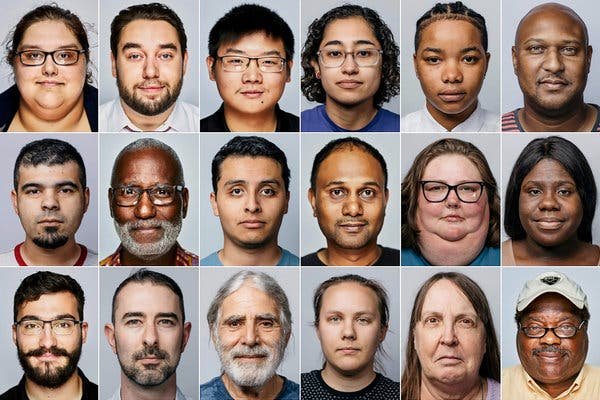
#> input picture filter_app/tests/test_data/photos/test1.png, 600 x 400 px, found by its file name
$ python contrast_command.py
#> lines starting #> are read from the running program, lines starting #| are printed output that depends on the picture
### filter_app/filters/change_contrast.py
from PIL import Image, ImageEnhance
import PIL
from filter_app.filters.filter import ImageFilter
from filter_app.image.base_image import Image
from filter_app.config_filter.config_default import DEFAULT_FACTOR


class Contrast(ImageFilter):
    def __init__(self, image, name_of_filter):
        self.image = image.pillow_image
        self.name_of_filter = name_of_filter

    def _contrast(self):
        enhancer = ImageEnhance.Contrast(self.image)
        # factor = int(input("enter a factor "))
        im_convert = enhancer.enhance(DEFAULT_FACTOR)
        return Image("contrast filter", im_convert)


    def apply_filter(self):
        return self._contrast()


# [5 lines that do not run on import are left out]

### filter_app/image/base_image.py
class Image:
    def __init__(self, name, pillow_image):
        self.name = name
        self.pillow_image = pillow_image

    def save_file(self, path='./', name='untitled1.png'):
        self.pillow_image.save(name)

### filter_app/commands/contrast_command.py
from filter_app.commands.command import ConcreteCommand
from filter_app.image.base_image import Image
from filter_app.filters.change_contrast import Contrast
import PIL


class ContrastCommand(ConcreteCommand):
    apply_name = "Applied contrast filter"

    def __init__(self, image, name=None):
        self.image = image
        self.name = name

    def undo(self):
        self.image = self.backup

    def save_image(self):
        self.backup = self.image

    def execute(self, new_image=None):
        if not(new_image is None):
            self.image = new_image
        negative_filter = Contrast(image=self.image, name_of_filter='change brightness command' + self.image.name)
        return negative_filter.apply_filter()


if __name__ == '__main__':
    img = PIL.Image.open("/Users/nicktrynus/Projects/filter/filter_app/tests/test_data/photos/test1.png")
#> img is the input picture: PIL image 600x400 RGB; mean R, G, B 147.8, 128.4, 119.9
    base_image = Image("rotate photo", img)
    test_image = ContrastCommand(base_image).execute()
#> in _contrast, `im_convert = enhancer.enhance(DEFAULT_FACTOR)`:
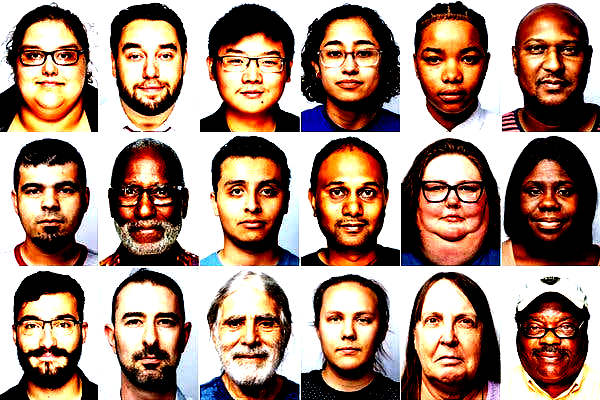
#> im_convert: PIL image 600x400 RGB; mean R, G, B 165.1, 136.2, 119.9
    # test_image.apply_filter()
    PIL.Image._show(test_image.pillow_image)

$ run again, with filter_app/tests/test_data/photos/test0.jpg saved as filter_app/tests/test_data/photos/test1.png
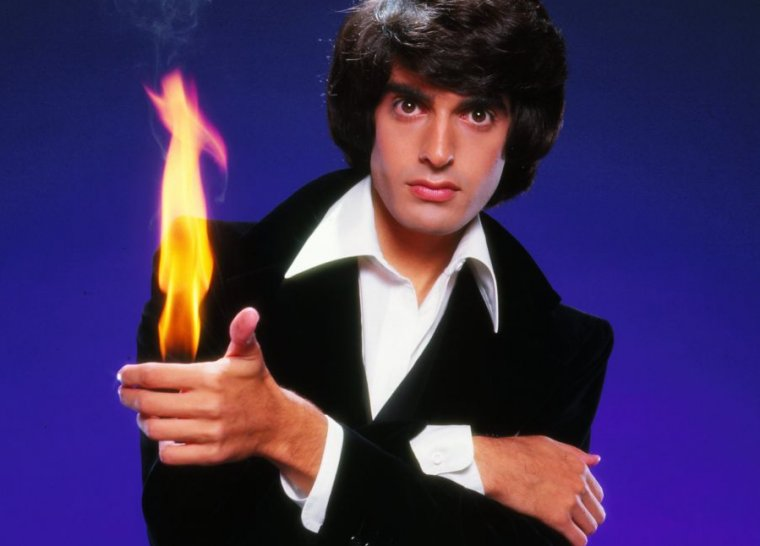
#> input picture filter_app/tests/test_data/photos/test0.jpg, 760 x 546 px, found by its file name
#> img is the input picture: PIL image 760x546 RGB; mean R, G, B 64.6, 48, 91.1
#> in _contrast, `im_convert = enhancer.enhance(DEFAULT_FACTOR)`:
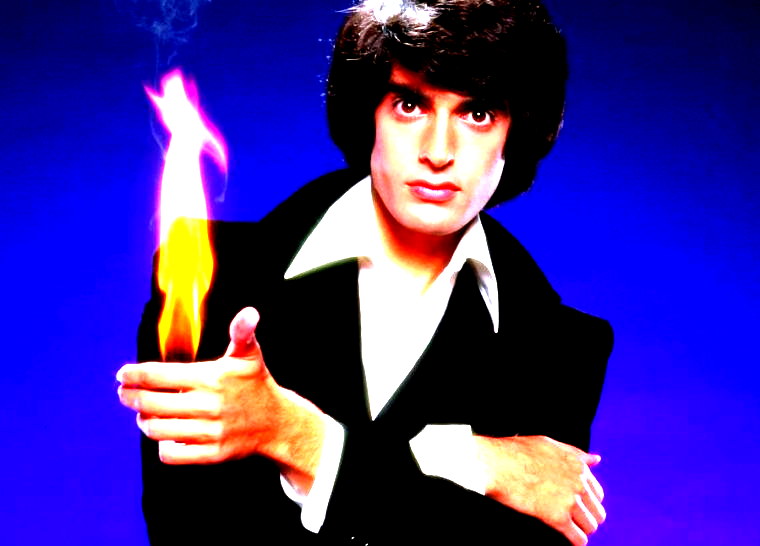
#> im_convert: PIL image 760x546 RGB; mean R, G, B 59.8, 42.5, 144.3
